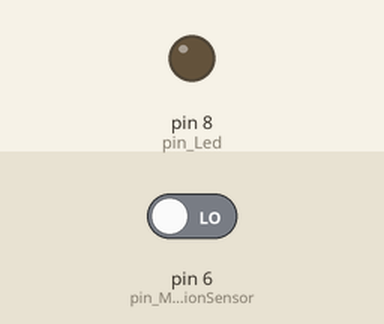
Simulated run of this sketch. Board: Arduino Uno, built with avr-gcc and run on an emulated ATmega328P. Shown: output pins drawn as LEDs (lit = HIGH). The test bench sets the inputs (shaded band); at power-on: pin 6 (pin_MotionSensor) LOW.

Above: at 1.2 s.
1.3 s: pin 6 (pin_MotionSensor) driven HIGH
At 2.3 s:
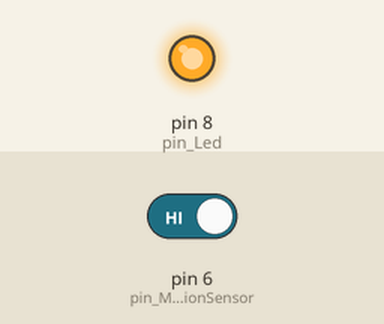
2.8 s: pin 6 (pin_MotionSensor) driven LOW
At 3.5 s:
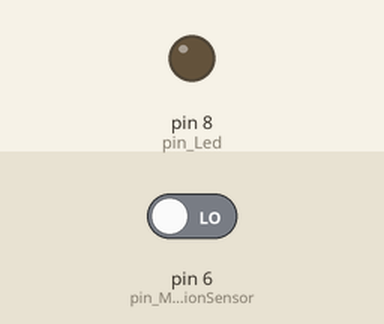
Timing chart, 0 to 5.8 s (numbered marks = the images above; inputs shaded):
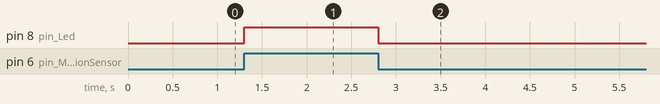

Measured:
- after the input at 1.3 s, pin 8 (pin_Led): LOW → HIGH at once
- after the input at 2.8 s, pin 8 (pin_Led): HIGH → LOW at once

The sketch:

02_LED_with_Motion_Sensor.ino
```cpp
//---------초기 선언들---------

//입출력 핀들
const int pin_Led = 8; //LED 제어할 핀
const int pin_MotionSensor = 6; //움직임센서를 감지할 핀

//변수들
int flag_led = LOW; //LED 제어 상태

//구조체들

//---------기능 함수들---------

//---------메인 함수들---------
void setup() {

  //사용할 핀들의 용도를 제어/감지로 설정함
  pinMode(pin_Led, OUTPUT);
  pinMode(pin_MotionSensor, INPUT);
}

void loop() {

  //LED에게 현재 제어상태를 적용함
  digitalWrite(pin_Led, flag_led);

  //움직임센서의 상태에따라 LED제어를 바꿈
  if (digitalRead(pin_MotionSensor) == HIGH)
  {
    flag_led = HIGH;
  }
  else
  {
    flag_led = LOW;
  }

}
```
